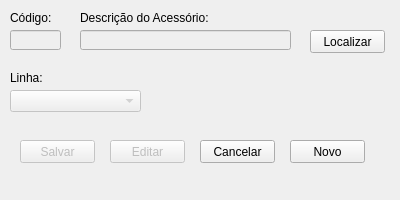
<?xml version="1.0" encoding="UTF-8"?>
<ui version="4.0">
 <class>tela_cadastro_acessorio</class>
 <widget class="QMainWindow" name="tela_cadastro_acessorio">
  <property name="geometry">
   <rect>
    <x>0</x>
    <y>0</y>
    <width>400</width>
    <height>200</height>
   </rect>
  </property>
  <property name="windowTitle">
   <string>MainWindow</string>
  </property>
  <widget class="QWidget" name="centralwidget">
   <widget class="QPushButton" name="pushButton_localizar">
    <property name="geometry">
     <rect>
      <x>310</x>
      <y>30</y>
      <width>75</width>
      <height>23</height>
     </rect>
    </property>
    <property name="text">
     <string>Localizar</string>
    </property>
   </widget>
   <widget class="QPushButton" name="pushButton_editar">
    <property name="enabled">
     <bool>false</bool>
    </property>
    <property name="geometry">
     <rect>
      <x>110</x>
      <y>140</y>
      <width>75</width>
      <height>23</height>
     </rect>
    </property>
    <property name="text">
     <string>Editar</string>
    </property>
   </widget>
   <widget class="QLineEdit" name="lineEdit_codigo">
    <property name="enabled">
     <bool>false</bool>
    </property>
    <property name="geometry">
     <rect>
      <x>10</x>
      <y>30</y>
      <width>51</width>
      <height>20</height>
     </rect>
    </property>
   </widget>
   <widget class="QLabel" name="label_linha">
    <property name="geometry">
     <rect>
      <x>10</x>
      <y>70</y>
      <width>81</width>
      <height>16</height>
     </rect>
    </property>
    <property name="text">
     <string>Linha:</string>
    </property>
   </widget>
   <widget class="QLineEdit" name="lineEdit_descricao">
    <property name="enabled">
     <bool>false</bool>
    </property>
    <property name="geometry">
     <rect>
      <x>80</x>
      <y>30</y>
      <width>211</width>
      <height>20</height>
     </rect>
    </property>
   </widget>
   <widget class="QPushButton" name="pushButton_novo">
    <property name="geometry">
     <rect>
      <x>290</x>
      <y>140</y>
      <width>75</width>
      <height>23</height>
     </rect>
    </property>
    <property name="text">
     <string>Novo</string>
    </property>
   </widget>
   <widget class="QPushButton" name="pushButton_salvar">
    <property name="enabled">
     <bool>false</bool>
    </property>
    <property name="geometry">
     <rect>
      <x>20</x>
      <y>140</y>
      <width>75</width>
      <height>23</height>
     </rect>
    </property>
    <property name="text">
     <string>Salvar</string>
    </property>
   </widget>
   <widget class="QLabel" name="label_descricao">
    <property name="geometry">
     <rect>
      <x>80</x>
      <y>10</y>
      <width>131</width>
      <height>16</height>
     </rect>
    </property>
    <property name="text">
     <string>Descrição do Acessório:</string>
    </property>
   </widget>
   <widget class="QLabel" name="label_codigo">
    <property name="geometry">
     <rect>
      <x>10</x>
      <y>10</y>
      <width>47</width>
      <height>16</height>
     </rect>
    </property>
    <property name="text">
     <string>Código:</string>
    </property>
   </widget>
   <widget class="QPushButton" name="pushButton_cancelar">
    <property name="geometry">
     <rect>
      <x>200</x>
      <y>140</y>
      <width>75</width>
      <height>23</height>
     </rect>
    </property>
    <property name="text">
     <string>Cancelar</string>
    </property>
   </widget>
   <widget class="QComboBox" name="comboBox_linha">
    <property name="enabled">
     <bool>false</bool>
    </property>
    <property name="geometry">
     <rect>
      <x>10</x>
      <y>90</y>
      <width>131</width>
      <height>22</height>
     </rect>
    </property>
    <property name="placeholderText">
     <string>Selecione uma linha</string>
    </property>
    <item>
     <property name="text">
      <string>Linha Suprema</string>
     </property>
    </item>
    <item>
     <property name="text">
      <string>Linha Gold</string>
     </property>
    </item>
    <item>
     <property name="text">
      <string>Linha 25</string>
     </property>
    </item>
    <item>
     <property name="text">
      <string>Linha 30</string>
     </property>
    </item>
   </widget>
  </widget>
 </widget>
 <resources/>
 <connections/>
</ui>
